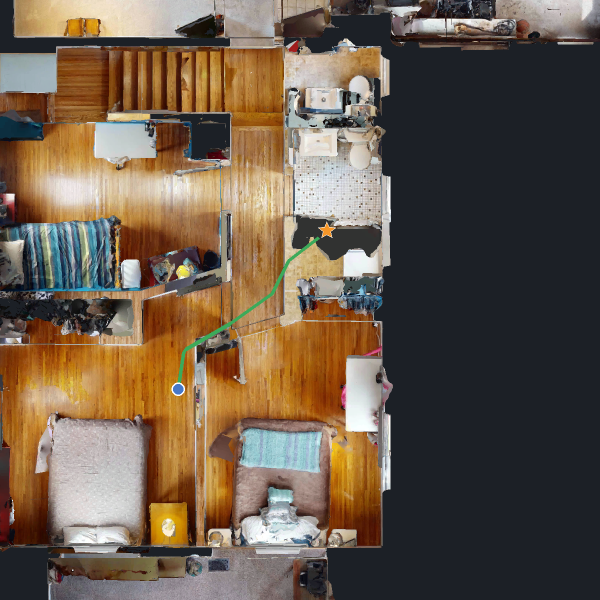
#> input picture paper/figures/fig_td_toilet.png, 1200 x 1200 px (shown at 1/2 size)
$ python make_more_figures.py
#> lines starting #> are read from the running program, lines starting #| are printed output that depends on the picture
### paper/figures/paper_style.py
"""Paper-wide figure style for DRPhysNav.

Import at the top of every figure generator:

    from paper_style import *
    apply_style()

This locks the palette + typography + rcParams so all figures share one
visual language. Colors are *semantic*: use C_BASE only for baseline/clean,
C_DEGR only for degraded/negative, etc.
"""
from __future__ import annotations

import matplotlib as mpl

# ---------------------------------------------------------------- palette
# Semantic paper palette (Nature-inspired, high-contrast, WCAG-safe).
# Each color has a fixed meaning; do not use for other roles.
C_BASE   = "#3B547A"   # deep cool blue    -- baseline / clean / reference
C_DEGR   = "#C0392B"   # deep red          -- degraded / negative effect / harm
C_POS    = "#2A9D8F"   # deep teal         -- our-positive / restoration / success
C_ORACLE = "#8E44AD"   # deep purple       -- non-deployable ceiling (OracleGate, UB)
C_NEUT   = "#7F8C8D"   # neutral gray      -- reference lines / non-significant
C_HL     = "#E9B44C"   # amber             -- annotation / callout / highlight

# Ancillary tints (use sparingly, only for fills behind primary color)
T_BASE   = "#DDE4F0"   # light tint of C_BASE
T_DEGR   = "#F4D9D6"   # light tint of C_DEGR
T_POS    = "#D3EFEA"   # light tint of C_POS
T_ORACLE = "#E9DBF2"   # light tint of C_ORACLE
T_NEUT   = "#ECEEEF"   # light tint of C_NEUT

# ---------------------------------------------------------------- typography
# Match paper body font (Times) exactly. Panel titles are short labels.
BASE_FONTSIZE = 8.5    # axis labels / annotations
TICK_FONTSIZE = 7.5    # axis tick labels
TITLE_FONTSIZE = 9.0   # panel titles (short label style: "(a) Reach vs. success")
LEGEND_FONTSIZE = 7.5


def apply_style():
    """Apply rcParams once at generator start."""
    mpl.rcParams.update({
        "font.family": "serif",
        "font.serif": ["Times New Roman", "Times", "DejaVu Serif"],
        "mathtext.fontset": "stix",  # STIX pairs well with Times
        "axes.labelsize": BASE_FONTSIZE,
        "axes.titlesize": TITLE_FONTSIZE,
        "xtick.labelsize": TICK_FONTSIZE,
        "ytick.labelsize": TICK_FONTSIZE,
        "legend.fontsize": LEGEND_FONTSIZE,
        "axes.linewidth": 0.6,
        "axes.edgecolor": "#333333",
        "axes.labelcolor": "#222222",
        "xtick.color": "#333333",
        "ytick.color": "#333333",
        "text.color": "#222222",
        "lines.linewidth": 1.4,
        "lines.markersize": 4.5,
        "xtick.direction": "out",
        "ytick.direction": "out",
        "xtick.major.size": 3,
        "ytick.major.size": 3,
        "xtick.major.width": 0.5,
        "ytick.major.width": 0.5,
        "axes.spines.top": False,
        "axes.spines.right": False,
        "grid.color": "#CCCCCC",
        "grid.linewidth": 0.4,
        "grid.alpha": 0.6,
        "savefig.bbox": "tight",
        "savefig.pad_inches": 0.02,
        "pdf.fonttype": 42,   # embed TrueType, editable in Illustrator
        "ps.fonttype": 42,
    })


# ---------------------------------------------------------------- size presets
# AAAI-25 double column: single col = 3.35", double col = 6.75"
SIZE_DOUBLE_SHORT = (6.75, 2.15)   # figure* horizontal — teaser, motivation, forest
SIZE_DOUBLE_MED   = (6.75, 2.80)   # figure* — pipeline, positioning
SIZE_DOUBLE_TALL  = (6.75, 4.20)   # figure* two-row — motivation 4-panel
SIZE_SINGLE_SHORT = (3.35, 1.90)   # figure — calibration, small
SIZE_SINGLE_MED   = (3.35, 2.50)   # figure — decomp single panel

### paper/figures/make_more_figures.py
"""Additional top-tier figures for DRPhysNav.

Generates four artefacts that fill the remaining empty pages and visually
deliver the paper's three core claims:

    fig_pipeline.pdf      -- the diagnosis instrument: degrade -> backbone ->
                             blind r -> outcome -> paired protocol. 1-column.
    fig_decomp.pdf        -- mechanism decomposition: SR = reach - loss across
                             B0/RES/M1g with r_c inset. N=300 data.
    fig_forest.pdf        -- paired DeltaSR forest plot over all 9 sweep arms,
                             colour-coded by family + significance markers.
    fig_positioning.pdf   -- related-work positioning chart (one row per prior
                             family) showing which evaluation dimensions each
                             approach covers vs. ours.

Numbers are pulled from existing N=300 / N=150 CSVs in
    /root/autodl-tmp/DRPhysNav/runs/
or, when a queued run has not yet completed, marked with TBD in the plot.

Style follows make_figures.py: Okabe-Ito, serif font, NO LaTeX commands inside
matplotlib text, baseline 8/9/10pt sizing, 0.6pt grid.
"""
from __future__ import annotations

import json
import os
import sys
from math import comb
from pathlib import Path

import matplotlib.pyplot as plt
import numpy as np
from matplotlib.patches import FancyArrowPatch, Rectangle

from paper_style import (
    C_BASE, C_DEGR, C_POS, C_ORACLE, C_NEUT, C_HL,
    T_BASE, T_DEGR, T_POS, T_ORACLE, T_NEUT,
    apply_style,
    SIZE_DOUBLE_SHORT, SIZE_DOUBLE_MED, SIZE_SINGLE_SHORT, SIZE_SINGLE_MED,
)

OUT = Path(__file__).resolve().parent
RUNS = Path("/root/autodl-tmp/DRPhysNav/runs")
apply_style()

# Semantic aliases so old body-code keeps compiling. Do not add new roles.
C_CLEAN = C_BASE    # baseline / clean (deep blue)
C_GOOD  = C_POS     # positive / reach / restoration signal (teal)
C_WARN  = C_HL      # highlight / annotation (amber)
C_VIOL  = C_ORACLE  # non-deployable ceiling (deep purple)
C_YEL   = C_HL      # single-use highlight amber


# ----------------------------------------------------------------------------
# Helper: paired McNemar (exact two-sided) on two N-aligned CSV files of (success, spl, dist, goal).
# ----------------------------------------------------------------------------

# [32 lines left out: functions load_sr, paired_dsr, not called in this run]


# ----------------------------------------------------------------------------
# Figure 1: fig_pipeline.pdf -- diagnosis instrument
# ----------------------------------------------------------------------------

def fig_pipeline():
    """Diagnosis instrument as a 5-stage pipeline with REAL visual anchors.

    Each stage box carries an actual experimental artefact:
      (a) clean HM3D frame   (b) same frame under low-light s4
      (c) label (frozen backbone)   (d) real per-step r sparkline
      (e) real top-down trajectory thumbnail
    """
    import json as _json
    import matplotlib.image as mpimg

    fig, ax = plt.subplots(figsize=(6.75, 2.55))
    ax.set_xlim(0, 100); ax.set_ylim(0, 100)
    ax.axis("off")

    def box(x, y, w, h, text, fc, ec="#666666",
            fontsize=8.0, fontweight="normal", text_dy=0.0):
        ax.add_patch(Rectangle((x, y), w, h, fc=fc, ec=ec, lw=0.6, zorder=2))
        if text:
            ax.text(x + w / 2, y + h / 2 + text_dy, text,
                    ha="center", va="center",
                    fontsize=fontsize, fontweight=fontweight, zorder=3,
                    color="#222222", linespacing=1.25)

    def arrow(x1, y1, x2, y2, color="#555555", lw=1.0, rad=0.0):
        cs = f"arc3,rad={rad}" if rad else "arc3"
        ax.annotate("", xy=(x2, y2), xytext=(x1, y1),
                    arrowprops=dict(arrowstyle="->", lw=lw, color=color,
                                    connectionstyle=cs), zorder=1)

    def thumb(x, y, w, h, img, ec="#666666"):
        """Place a real image inside data coords [x,x+w]x[y,y+h]."""
        ax.imshow(img, extent=[x, x + w, y, y + h], aspect="auto",
                  zorder=3, interpolation="bilinear")
        ax.add_patch(Rectangle((x, y), w, h, fc="none", ec=ec,
                               lw=0.8, zorder=4))

    # ---------- load real artefacts ----------
    clean_img, degr_img = None, None
    try:
        import sys as _sys
        _sys.path.insert(0, "/root/autodl-tmp/DRPhysNav/src")
        import h5py
        from drphysnav.degradation.corruptions import apply as _apply
        with h5py.File("/root/autodl-tmp/DRPhysNav/road1/data/frames.h5",
                       "r") as h:
            clean_img = h["clean"][3]
        degr_img = _apply(clean_img.copy(), "low_light", 4)
    except Exception as e:  # pragma: no cover
        print("thumb load failed:", e)

    r_trace = None
    motiv = RUNS / "redesign_n300/n300_B0_low_light_s4_seed0_motiv.jsonl"
    if motiv.exists():
        d = _json.loads(open(motiv).readline())
        r_trace = [s["r"] for s in d["steps"]][:120]

    td_img = None
    td_path = OUT / "fig_td_toilet.png"
    if td_path.exists():
        ti = mpimg.imread(td_path)
#> ti is the input picture: shape (1200, 1200, 3) float32; mean R, G, B 0.417, 0.353, 0.294
        th, tw = ti.shape[:2]
#> th = 1200; tw = 1200
        td_img = ti[int(0.10*th):int(0.90*th), int(0.05*tw):int(0.75*tw)]
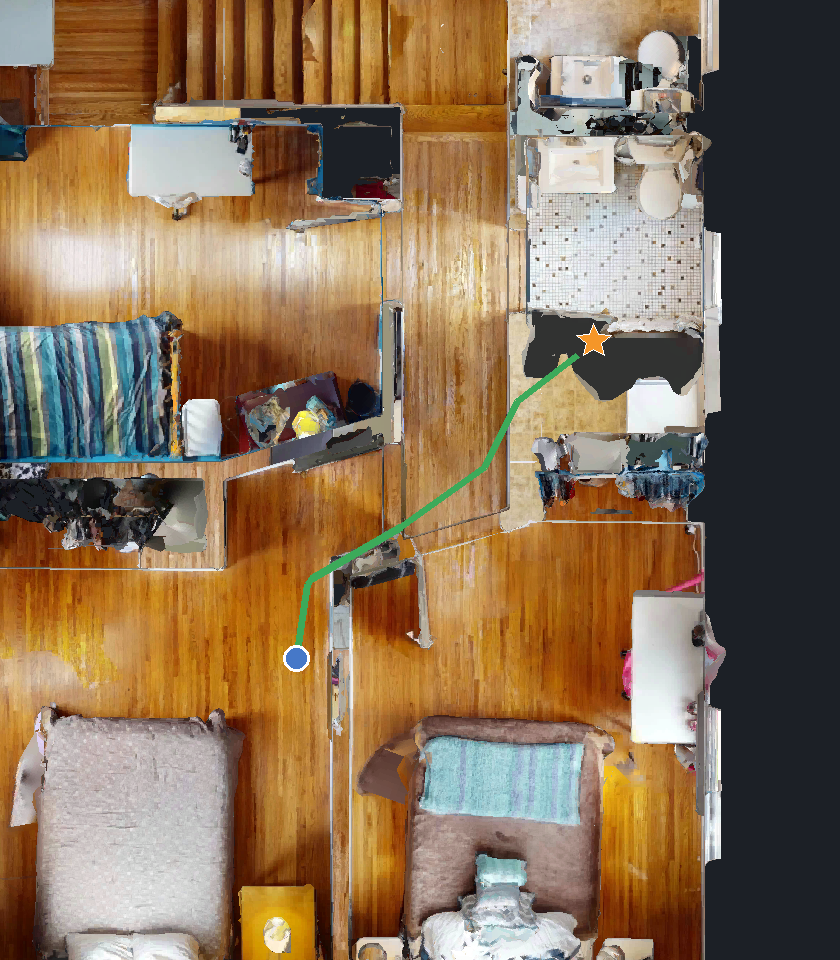
#> td_img: shape (960, 840, 3) float32; mean R, G, B 0.537, 0.443, 0.34

    # ---------- row 1: 5 stages; thumbnail on top of a label strip ----------
    y0, h0 = 34, 42          # tall boxes: image (top ~26) + label (bottom ~14)
    img_h = 26

    # (a) stimulus
    box(2, y0, 15, h0, "", T_NEUT)
    if clean_img is not None:
        thumb(3.0, y0 + h0 - img_h - 1, 13.0, img_h, clean_img)
    ax.text(2 + 7.5, y0 + 6.5, "clean RGB\nfrom sim", ha="center",
            va="center", fontsize=6.8, zorder=3, linespacing=1.2)

    # (b) corruption
    box(21, y0, 15, h0, "", T_DEGR)
    if degr_img is not None:
        thumb(22.0, y0 + h0 - img_h - 1, 13.0, img_h, degr_img, ec=C_DEGR)
    ax.text(21 + 7.5, y0 + 6.5,
            r"low-light $\cdot$ blur" "\n" r"fog $\cdot$ noise ($s{=}4$)",
            ha="center", va="center", fontsize=6.6, zorder=3,
            linespacing=1.2)

    # (c) agent under test (text only, frozen)
    box(40, y0, 18, h0,
        "frozen backbone\n\nInstructNav\n$+$ Qwen2-VL-7B\n$+$ GLEE (SwinL)",
        T_BASE, fontsize=6.9)

    # (d) instrument: real r sparkline
    box(62, y0, 16, h0, "", T_POS)
    if r_trace is not None:
        n = len(r_trace)
        sx = [62 + 1.5 + 13.0 * i / (n - 1) for i in range(n)]
        sy = [y0 + 14 + 22 * v for v in r_trace]
        ax.plot(sx, sy, color=C_POS, lw=0.8, zorder=4)
        ax.text(62 + 8, y0 + h0 - 3.0, "per-step $r(t)$",
                ha="center", va="top", fontsize=6.6, color=C_POS,
                zorder=4, fontweight="bold")
    ax.text(62 + 8, y0 + 6.5, "blind reliability\nestimator (no GT)",
            ha="center", va="center", fontsize=6.6, zorder=3,
            linespacing=1.2)

    # (e) outcome: real top-down trajectory
    box(82, y0, 16, h0, "", "#FBEED0")
    if td_img is not None:
        thumb(83.0, y0 + h0 - img_h - 1, 14.0, img_h, td_img, ec=C_HL)
    ax.text(82 + 8, y0 + 6.5, "reach $\\cdot$ commit\n$\\cdot$ stop",
            ha="center", va="center", fontsize=6.6, zorder=3,
            linespacing=1.2)

    # arrows between stages
    ymid = y0 + h0 / 2
    for x1, x2 in [(17, 21), (36, 40), (58, 62), (78, 82)]:
        arrow(x1, ymid, x2, ymid)

    # ---------- row 2: protocol strip ----------
    box(9, 4, 82, 16,
        "(f) paired protocol: same seed and episode order across arms, "
        "$N{=}300$ main split,\n"
        r"McNemar exact $p$ on discordant pairs, bootstrap $95\%$ CI",
        T_ORACLE, fontsize=7.0)
    # drop from below box (e) straight onto the right end of the (f) strip,
    # staying right of box (d) so no box overdraws the arrow
    arrow(90, y0 - 2, 85, 21, color="#888888", lw=0.7, rad=0.18)

    # ---------- captions above each stage ----------
    cap_y = 80
    for x, lab in [(2, "(a) Stimulus"), (21, "(b) Corruption"),
                   (40, "(c) Frozen agent"), (62, "(d) Instrument"),
                   (82, "(e) Outcome")]:
        ax.text(x, cap_y, lab, fontsize=7.5, fontweight="bold",
                color="#222222")

    plt.savefig(OUT / "fig_pipeline.pdf")
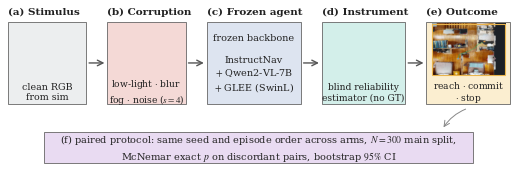
#> figure drawn by matplotlib, 1 panel
    plt.close(fig)
    print("wrote", OUT / "fig_pipeline.pdf")


# ----------------------------------------------------------------------------
# Figure 2: fig_decomp.pdf -- mechanism: SR = reach - loss
# ----------------------------------------------------------------------------

def _load_motiv(path):
    """ep -> record (keep last line per ep)."""
    out = {}
    for line in open(path):
        d = json.loads(line)
        out[d["ep"]] = d
    return out


def fig_decomp():
    """Inside the commitment bottleneck: three episode-level mechanism
    panels computed from the per-step logs of the paired N=300 runs.
    Nothing here duplicates Table 1; each panel shows an *internal*
    quantity the aggregate SR hides.

      (a) ECDF of distance-to-goal at the FIRST commit event:
          B0 / RES / OracleGate curves are nearly identical -->
          no intervention moves WHERE the agent decides it has found
          the object (~70% of first commits fire >3 m away).
      (b) distribution of blind reliability r at the commit frame:
          RES shifts r from ~0.40 to ~1.00, yet P(success|commit)
          moves only 0.42 -> 0.43. Perceived trust is repaired;
          decision quality is not.
      (c) paired per-episode min-distance scatter (B0 vs RES), flips
          coloured: rescued episodes were already near the 1 m
          threshold under B0 (median 1.12 m) -- the intervention
          shuffles the margin, it does not move the far failures.
    """
    R = RUNS
    B0  = _load_motiv(R / "redesign_n300/n300_B0_low_light_s4_seed0_motiv.jsonl")
    RES = _load_motiv(R / "redesign_n300/n300_RES_low_light_s4_seed0_motiv.jsonl")
    OG  = _load_motiv(R / "oracle/or_ORACLEGATE_low_light_s4_seed0_motiv.jsonl")

    # [10 lines left out: function commit_stats, not called in this run]

    def ep_min_dist(D):
        return {e: min(s["dist"] for s in d["steps"])
                for e, d in D.items()}

    fig, axs = plt.subplots(1, 3, figsize=(6.75, 2.20),
                            gridspec_kw=dict(wspace=0.34))
    fig.subplots_adjust(left=0.065, right=0.985, top=0.82, bottom=0.20)

    # ---------- (a) ECDF of dist at first commit ----------
    ax = axs[0]
    for (name, D, color) in [("B0", B0, C_DEGR),
                             ("RES", RES, C_BASE),
                             ("OracleGate", OG, C_ORACLE)]:
        dc, _, _ = commit_stats(D)
        xs = np.sort(dc)
        ys = np.arange(1, len(xs) + 1) / len(xs)
        ax.step(xs, ys, where="post", color=color, lw=1.3,
                label=name, zorder=3)
    ax.axvspan(0, 1.0, color="#E6F3E6", zorder=0)
    ax.text(0.55, 0.035, "1 m", ha="center", va="bottom",
            fontsize=6.2, color="#5A8A5A")
    ax.set_xlim(0, 12); ax.set_ylim(0, 1.0)
    ax.set_xlabel("distance to goal at first commit (m)", fontsize=7.6)
    ax.set_ylabel("ECDF over episodes", fontsize=7.6)
    ax.set_title("(a) Commits fire in the same\nwrong places",
                 loc="left", pad=4, fontsize=8.4, fontweight="bold")
    ax.legend(loc="lower right", frameon=False, fontsize=6.8,
              handlelength=1.4, handletextpad=0.4, borderpad=0.15)
    ax.grid(axis="both", zorder=1)

    # ---------- (b) r at commit: distribution shift, outcome flat ----------
    ax = axs[1]
    _, rcB, scB = commit_stats(B0)
    _, rcR, scR = commit_stats(RES)
    rng = np.random.default_rng(0)
    for x0, (rc, color) in enumerate([(rcB, C_DEGR), (rcR, C_BASE)]):
        jx = rng.uniform(-0.17, 0.17, len(rc))
        ax.scatter(x0 + jx, rc, s=5, color=color, alpha=0.30,
                   edgecolors="none", zorder=2)
        med = np.median(rc)
        ax.plot([x0 - 0.26, x0 + 0.26], [med, med], color=color,
                lw=1.8, zorder=4)
        ax.text(x0 + 0.30, med, f"{med:.2f}", ha="left", va="center",
                fontsize=7.2, color=color, fontweight="bold")
    ax.set_xticks([0, 1])
    # spell out the conditional so it cannot be misread as "P(slc)"
    ax.set_xticklabels(["B0\nconv. $0.42$",
                        "RES\nconv. $0.43$"], fontsize=7.4)
    ax.set_xlim(-0.55, 1.65); ax.set_ylim(0, 1.06)
    ax.set_ylabel("reliability $r$ at commit frame", fontsize=7.6)
    ax.set_title("(b) Trust is repaired,\ndecision is not",
                 loc="left", pad=4, fontsize=8.4, fontweight="bold")
    ax.grid(axis="y", zorder=1)

    # ---------- (c) paired min-dist scatter, flips coloured ----------
    ax = axs[2]
    mdB, mdR = ep_min_dist(B0), ep_min_dist(RES)
    common = sorted(set(mdB) & set(mdR))
    xs = np.array([mdB[e] for e in common])
    ys = np.array([mdR[e] for e in common])
    sB = np.array([int(B0[e]["success"]) for e in common])
    sR = np.array([int(RES[e]["success"]) for e in common])
    stay = (sB == sR)
    resc = (sB == 0) & (sR == 1)
    brok = (sB == 1) & (sR == 0)
    LIM = 9.0
    xc, yc = np.clip(xs, 0, LIM), np.clip(ys, 0, LIM)
    ax.scatter(xc[stay], yc[stay], s=6, color="#BBBBBB", alpha=0.55,
               edgecolors="none", zorder=2, label="unchanged")
    ax.scatter(xc[resc], yc[resc], s=13, color=C_POS, alpha=0.9,
               edgecolors="white", linewidths=0.3, zorder=4,
               label=f"rescued ($b_{{01}}{{=}}{resc.sum()}$)")
    ax.scatter(xc[brok], yc[brok], s=13, color=C_DEGR, alpha=0.9,
               edgecolors="white", linewidths=0.3, zorder=4,
               label=f"broken ($b_{{10}}{{=}}{brok.sum()}$)")
    ax.plot([0, LIM], [0, LIM], color="#999999", lw=0.6, ls="--",
            zorder=1)
    ax.axvspan(0, 1.0, color="#E6F3E6", zorder=0)
    ax.axhspan(0, 1.0, color="#E6F3E6", zorder=0)
    ax.set_xlim(0, LIM); ax.set_ylim(0, LIM)
    ax.set_xlabel("B0 min dist to goal (m)", fontsize=7.6)
    ax.set_ylabel("RES min dist (m)", fontsize=7.6)
    ax.set_title("(c) Flips hug the success\nmargin",
                 loc="left", pad=4, fontsize=8.4, fontweight="bold")
    # keep the note clear of the diagonal, the point cloud, and the legend:
    # bottom-right pocket just above the 1 m success band is empty
    ax.text(0.97, 0.255, "median rescued episode:\nB0 was already at 1.1 m",
            transform=ax.transAxes, ha="right", va="top",
            fontsize=6.0, color="#555555", style="italic",
            linespacing=1.3)
    leg = ax.legend(loc="upper right", fontsize=6.2,
                    handletextpad=0.25, borderpad=0.3, labelspacing=0.25,
                    frameon=True, framealpha=0.85, edgecolor="#CCCCCC")
    leg.get_frame().set_linewidth(0.4)
    ax.grid(axis="both", zorder=1)

    plt.savefig(OUT / "fig_decomp.pdf")
    plt.close(fig)
    print("wrote", OUT / "fig_decomp.pdf")


# ----------------------------------------------------------------------------
# Figure 3: fig_forest.pdf -- paired DeltaSR forest over all sweep arms
# ----------------------------------------------------------------------------

# [410 lines left out: functions fig_forest, fig_positioning, fig_headline, fig_roadmap, fig_takeaway, not called in this run]


if __name__ == "__main__":
    fig_pipeline()
#> (the run stopped early here; a loop or call above may not have finished)
